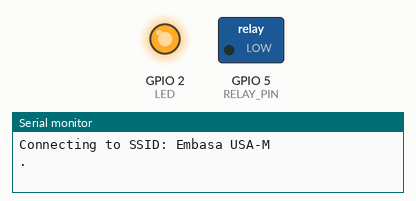
The sketch below on a simulated ESP8266 (NodeMCU). Parts: switched loads named in the sketch (green lamp = pin HIGH), output pins drawn as LEDs (lit = HIGH), the last lines printed to the serial monitor. WiFi joins after 1.5 s; servers stay silent unless stated.

Above: at 0.1 s.
At 0.6 s:
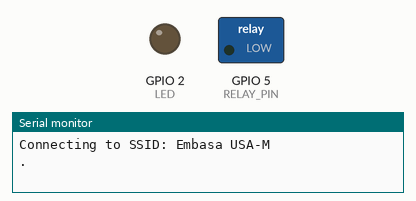
At 2.1 s:
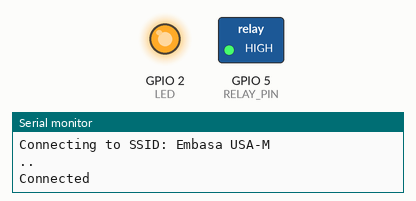
Timing chart, 0 to 3.6 s (numbered marks = the images above):
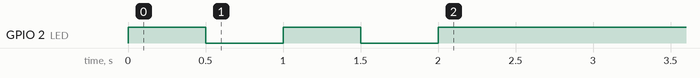

The sketch:

Wifi_Connect.ino
```cpp
#if defined(ESP8266)
#include <ESP8266WiFi.h>
#else
#include <WiFi.h>
#endif
#include <WiFiClientSecure.h>
#include <UniversalTelegramBot.h>
//#include <SimpleDHT.h>
#define LED 2

//Pino onde está o Relê
#define RELAY_PIN 5
//Pino onde está o DHT22
#define DHT_PIN 4

//Intervalo entre as checagens de novas mensagens
#define INTERVAL 1000

//Token do seu bot. Troque pela que o BotFather te mostrar
#define BOT_TOKEN "000000000:XXXXXXXXXXXXXXXXXXXXXXXXXXXXXXXXXXX"

//Troque pelo ssid e senha da sua rede WiFi
#define SSID "Embasa USA-M"
#define PASSWORD "Sup0rt3!@#"


//Comandos aceitos
const String LIGHT_ON = "ligar a luz";
const String LIGHT_OFF = "desligar a luz";
const String CLIMATE = "clima";
const String STATS = "status";
const String START = "/start";

//Objeto que realiza a leitura da temperatura e umidade
//SimpleDHT22 dht;

//Estado do relê
int relayStatus = HIGH;

//Cliente para conexões seguras
WiFiClientSecure client;
//Objeto com os métodos para comunicarmos pelo Telegram
UniversalTelegramBot bot(BOT_TOKEN, client);
//Tempo em que foi feita a última checagem
uint32_t lastCheckTime = 0;

//Quantidade de usuários que podem interagir com o bot
#define SENDER_ID_COUNT 2
//Ids dos usuários que podem interagir com o bot.
//É possível verificar seu id pelo monitor serial ao enviar uma mensagem para o bot
String validSenderIds[SENDER_ID_COUNT] = {"012345678", "123456789"};


void setup()
{
  Serial.begin(115200);
  pinMode(LED,OUTPUT);


  //Inicializa o WiFi e se conecta à rede
  setupWiFi();

  //Coloca o pino do relê como saída e enviamos o estado atual
  pinMode(RELAY_PIN, OUTPUT);
  digitalWrite(RELAY_PIN, relayStatus);

}


void setupWiFi()
{
  Serial.print("Connecting to SSID: ");
  Serial.println(SSID);

  //Inicia em modo station e se conecta à rede WiFi
  WiFi.mode(WIFI_STA);
  WiFi.begin(SSID, PASSWORD);

  //Enquanto não estiver conectado à rede
  while (WiFi.status() != WL_CONNECTED)
  //digitalWrite(LED,LOW);

  {
    Serial.print(".");
    digitalWrite(LED, HIGH);
    delay(500);
    digitalWrite(LED, LOW);
    delay(500);
  }

  //Se chegou aqui está conectado
  Serial.println();
  Serial.println("Connected");
  digitalWrite(LED,HIGH);
}


void loop() {
  // put your main code here, to run repeatedly:

}
```
